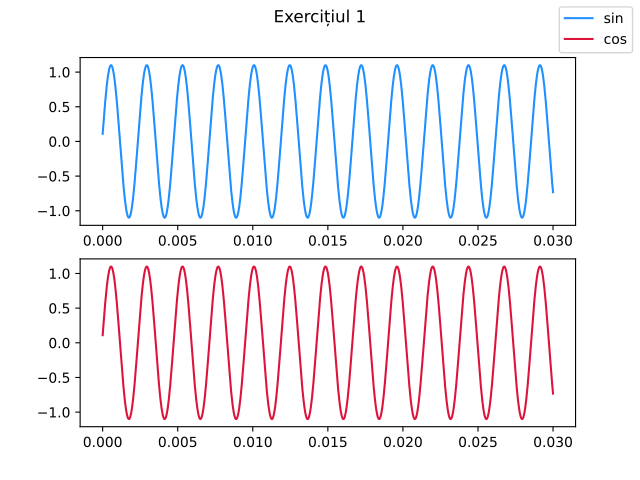

Generate this figure with Python:
import numpy as np
import matplotlib.pyplot as plt

fig, axs = plt.subplots(2)
fig.suptitle('Exercițiul 1')

t = np.linspace(0, 0.03, 1600)
s = 1.1 * np.sin(2 * np.pi * 420 * t + 0.1)

axs[0].plot(t, s, color='dodgerblue', label='sin')

s = 1.1 * np.cos(2 * np.pi * 420 * t + 0.1 - np.pi / 2)

axs[1].plot(t, s, color='crimson', label='cos')

fig.legend(loc='upper right')

plt.savefig('lab/02/ex1.pdf')
plt.show()
